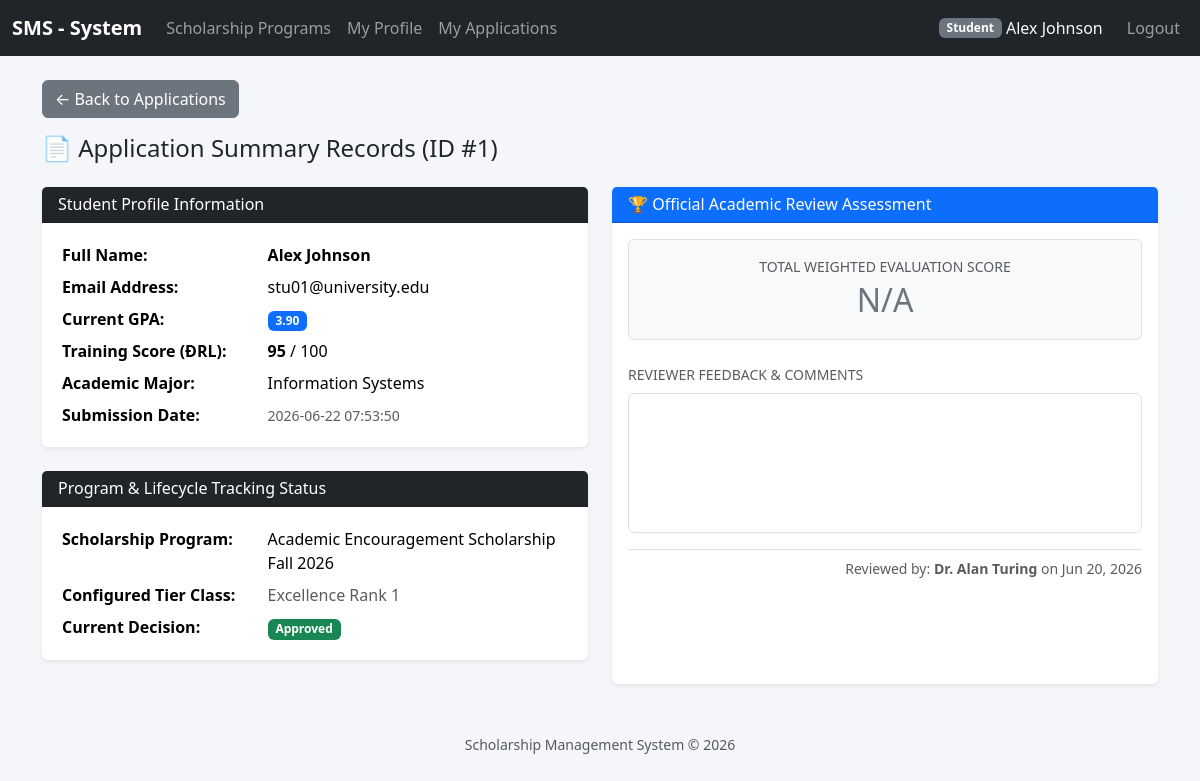
The app's page /index.php?controller=applications&action=view&id=1 (signed in) with its own data.
### tables this page shows
CREATE TABLE `applications` (
  `id` int(11) NOT NULL,
  `user_id` int(11) NOT NULL,
  `tier_id` int(11) NOT NULL,
  `profile_id` int(11) NOT NULL,
  `reviewer_id` int(11) DEFAULT NULL,
  `status` enum('pending','reviewing','approved','rejected','waitlisted') DEFAULT 'pending',
  `applied_date` timestamp NOT NULL DEFAULT current_timestamp()
);

CREATE TABLE `users` (
  `id` int(11) NOT NULL,
  `email` varchar(255) NOT NULL,
  `password_hash` varchar(255) NOT NULL,
  `full_name` varchar(150) NOT NULL,
  `role` enum('admin','student','reviewer') DEFAULT 'student',
  `created_at` timestamp NOT NULL DEFAULT current_timestamp()
);

CREATE TABLE `student_profiles` (
  `id` int(11) NOT NULL,
  `user_id` int(11) NOT NULL,
  `student_code` varchar(20) NOT NULL,
  `major` varchar(100) DEFAULT NULL,
  `current_gpa` decimal(3,2) DEFAULT NULL,
  `accumulated_credits` int(11) DEFAULT NULL,
  `training_score` int(11) DEFAULT 0,
  `updated_at` timestamp NOT NULL DEFAULT current_timestamp() ON UPDATE current_timestamp()
);

CREATE TABLE `scholarship_programs` (
  `id` int(11) NOT NULL,
  `title` varchar(255) NOT NULL,
  `scholarship_type` enum('internal_academic','corporate_sponsor','social_support') NOT NULL,
  `start_date` date DEFAULT NULL,
  `end_date` date DEFAULT NULL,
  `status` enum('active','closed','draft') DEFAULT 'draft',
  `min_gpa` decimal(3,2) DEFAULT 0.00,
  `min_training_score` int(11) DEFAULT 0
);

CREATE TABLE `scholarship_tiers` (
  `id` int(11) NOT NULL,
  `program_id` int(11) NOT NULL,
  `tier_name` varchar(100) NOT NULL,
  `reward_amount` decimal(12,2) NOT NULL,
  `quota` int(11) DEFAULT 0,
  `min_gpa` decimal(3,2) DEFAULT 0.00,
  `min_training_score` int(11) DEFAULT 0
);

CREATE TABLE `scholarship_decisions` (
  `id` int(11) NOT NULL,
  `application_id` int(11) NOT NULL,
  `final_status` enum('approved','waitlisted','rejected') NOT NULL,
  `granted_amount` decimal(12,2) DEFAULT NULL,
  `decision_date` date DEFAULT NULL
);

### controllers/ApplicationController.php (called while the page is built, shortened)
<?php
require_once __DIR__ . '/../models/ApplicationModel.php';
require_once __DIR__ . '/../helpers/auth.php';
class ApplicationController
{
    private ApplicationModel $model;
    public function __construct()
    {
        $this->model = new ApplicationModel();
    }
    public function view(): void
    {
        $id = (int)($_GET['id'] ?? 0);
        $application = $this->model->getApplicationWithDetails($id);
        $existingReview = $this->model->getReviewByApplicationId($id);
        require __DIR__ . '/../views/applications/view.php';
    }
}

### helpers/functions.php (called while the page is built, shortened)
<?php
function e(mixed $value): string
{
    return htmlspecialchars((string)($value ?? ''), ENT_QUOTES, 'UTF-8');
}
function url(string $controller, string $action = 'index', array $params = []): string
{
    $query = array_merge(['controller' => $controller, 'action' => $action], $params);
    return 'index.php?' . http_build_query($query);
}
?>

### helpers/auth.php (called while the page is built, shortened)
<?php
require_once __DIR__ . '/../config/database.php';
function current_user(): ?array
{
    return $_SESSION['user'] ?? null;
}
function is_logged_in(): bool
{
    return isset($_SESSION['user']);
}

### models/ApplicationModel.php (called while the page is built, shortened)
<?php
require_once __DIR__ . '/../config/database.php';
class ApplicationModel
{
    private PDO $pdo;
    public function __construct()
    {
        $this->pdo = Database::getConnection();
    }
    public function getApplicationWithDetails(int $id): array|false
    {
        $stmt = $this->pdo->prepare("
            SELECT
                a.id,
                a.user_id,
                a.tier_id,
                a.status,
                a.applied_date,
                u.full_name as student_name,
                u.email as student_email,
                sp.current_gpa as gpa,
                sp.major,
                sp.training_score,
                sp.accumulated_credits,
                st.tier_name,
                sch.title as program_title,
                sch.min_gpa,
                sch.min_training_score
            FROM applications a
            INNER JOIN users u ON a.user_id = u.id
            INNER JOIN student_profiles sp ON a.profile_id = sp.id
            INNER JOIN scholarship_tiers st ON a.tier_id = st.id
            INNER JOIN scholarship_programs sch ON st.program_id = sch.id
            WHERE a.id = ?
        ");
        $stmt->execute([$id]);
        return $stmt->fetch(PDO::FETCH_ASSOC);
    }
    public function getReviewByApplicationId(int $applicationId): array|false
    {
        $stmt = $this->pdo->prepare("
            SELECT
                ar.id,
                ar.application_id,
                ar.reviewer_id,
                ar.score,
                ar.comment,
                ar.created_at,
                u.full_name as reviewer_name
            FROM application_reviews ar
            INNER JOIN users u ON ar.reviewer_id = u.id
            WHERE ar.application_id = ?
            ORDER BY ar.created_at DESC
            LIMIT 1
        ");
        $stmt->execute([$applicationId]);
        $review = $stmt->fetch(PDO::FETCH_ASSOC);
        $stmtApp = $this->pdo->prepare("
            SELECT
                a.status,
                a.reviewer_id,
                a.applied_date,
                u.full_name as reviewer_name,
                sd.decision_date
            FROM applications a
            LEFT JOIN users u ON a.reviewer_id = u.id
            LEFT JOIN scholarship_decisions sd ON a.id = sd.application_id
            WHERE a.id = ?
        ");
        $stmtApp->execute([$applicationId]);
        $appData = $stmtApp->fetch(PDO::FETCH_ASSOC);
        if ($appData && in_array($appData['status'], ['approved', 'rejected'], true)) {
            return [
                'id'             => 0,
                'application_id' => $applicationId,
                'reviewer_id'    => $appData['reviewer_id'] ?? 0,
                'score'          => 0,
                'comment'        => '',
                'reviewer_name'  => $appData['reviewer_name'] ?? '',
                'created_at'     => $appData['decision_date'] ?? $appData['applied_date'] ?? date('Y-m-d H:i:s')
            ];
        }
        return false;
    }
    private function ensureReviewsTableExists(): void
    {
        $this->pdo->exec("
            CREATE TABLE IF NOT EXISTS application_reviews (
                id INT AUTO_INCREMENT PRIMARY KEY,
                application_id INT NOT NULL,
                reviewer_id INT NOT NULL,
                score DECIMAL(5,2) NOT NULL,
                comment TEXT NOT NULL,
                created_at TIMESTAMP DEFAULT CURRENT_TIMESTAMP,
                UNIQUE KEY unique_app_review (application_id),
                FOREIGN KEY (application_id) REFERENCES applications(id) ON DELETE CASCADE,
                FOREIGN KEY (reviewer_id) REFERENCES users(id) ON DELETE CASCADE
            )
        ");
    }
}

### config/database.php (called while the page is built)
<?php
class Database
{
    private static ?PDO $instance = null;
    public static function getConnection(): PDO
    {
        if (self::$instance === null) {
            $host    = 'localhost';
            $dbname  = 'scholarship_system';
            $user    = 'root';
            $pass    = '';
            $charset = 'utf8mb4';
            $dsn = "mysql:host={$host};dbname={$dbname};charset={$charset}";
            $options = [
                PDO::ATTR_ERRMODE            => PDO::ERRMODE_EXCEPTION,
                PDO::ATTR_DEFAULT_FETCH_MODE => PDO::FETCH_ASSOC,
                PDO::ATTR_EMULATE_PREPARES   => false,
            ];
            try {
                self::$instance = new PDO($dsn, $user, $pass, $options);
            } catch (PDOException $e) {
                die('Kết nối CSDL thất bại: ' . $e->getMessage());
            }
        }
        return self::$instance;
    }
}

### views/applications/view.php (the view, shortened to what this page needs)
<?php
require_once __DIR__ . '/../partials/header.php';
?>
<div class="mb-3">
    <a href="<?= e(url('applications', 'index')) ?>" class="btn btn-secondary">← Back to Applications</a>
</div>
<h4 class="mb-4">📄 Application Summary Records (ID #<?= e($application['id']) ?>)</h4>
<div class="row">
    <div class="col-md-6">
        <div class="card mb-4 shadow-sm border-0">
            <div class="card-header bg-dark text-white">
                <h6 class="mb-0">Student Profile Information</h6>
            </div>
            <div class="card-body">
                <table class="table table-sm table-borderless mb-0">
                    <tr><th style="width: 40%;">Full Name:</th><td><strong><?= e($application['student_name']) ?></strong></td></tr>
                    <tr><th>Email Address:</th><td><?= e($application['student_email']) ?></td></tr>
                    <tr><th>Current GPA:</th><td><span class="badge bg-primary"><?= e($application['gpa'] ?? 'N/A') ?></span></td></tr>
                    <tr><th>Training Score (ĐRL):</th><td><strong><?= e($application['training_score'] ?? '0') ?></strong> / 100</td></tr>
                    <tr><th>Academic Major:</th><td><?= e($application['major'] ?? 'N/A') ?></td></tr>
                    <tr><th>Submission Date:</th><td><small class="text-muted"><?= e($application['applied_date']) ?></small></td></tr>
                </table>
            </div>
        </div>
        <div class="card mb-4 shadow-sm border-0">
            <div class="card-header bg-dark text-white">
                <h6 class="mb-0">Program & Lifecycle Tracking Status</h6>
            </div>
            <div class="card-body">
                <table class="table table-sm table-borderless mb-0">
                    <tr><th style="width: 40%;">Scholarship Program:</th><td><?= e($application['program_title']) ?></td></tr>
                    <tr><th>Configured Tier Class:</th><td><span class="text-muted"><?= e($application['tier_name']) ?></span></td></tr>
                    <tr><th>Current Decision:</th><td>
                        <?php
                        $badge = 'bg-warning text-dark';
                        if ($application['status'] === 'approved') $badge = 'bg-success';
                        ?>
                        <span class="badge <?= $badge ?>"><?= e(ucfirst($application['status'])) ?></span>
                    </td></tr>
                </table>
            </div>
        </div>
    </div>
    <div class="col-md-6">
        <div class="card shadow-sm border-0 h-100">
            <div class="card-header bg-primary text-white">
                <h6 class="mb-0">🏆 Official Academic Review Assessment</h6>
            </div>
            <div class="card-body">
                <?php if ($existingReview): ?>
                    <div class="mb-4 text-center p-3 bg-light rounded border">
                        <span class="text-muted d-block small text-uppercase font-weight-bold">Total Weighted Evaluation Score</span>
                        <?php if (isset($existingReview['id']) && $existingReview['id'] === 0): ?>
                            <h2 class="text-secondary font-weight-bold my-1">N/A</h2>
                        <?php else: ?>
                            <h2 class="text-success font-weight-bold my-1"><?= number_format($existingReview['score'], 2) ?> <span class="fs-5 text-muted">/ 100</span></h2>
                        <?php endif; ?>
                    </div>
                    <div class="mb-3">
                        <label class="form-label text-muted small text-uppercase font-weight-bold d-block">Reviewer Feedback & Comments</label>
                        <div class="p-3 bg-white border rounded text-secondary" style="white-space: pre-wrap; min-height: 140px; font-size: 0.95rem;"><?= e($existingReview['comment']) ?></div>
                    </div>
                    <div class="text-end text-muted small border-top pt-2">
                        Reviewed by: <strong><?= e($existingReview['reviewer_name']) ?></strong> on <?= date('M d, Y', strtotime($existingReview['created_at'])) ?>
                    </div>
                <?php endif; ?>
            </div>
        </div>
    </div>
</div>
<?php require_once __DIR__ . '/../partials/footer.php'; ?>

### views/partials/header.php (shortened to what this page needs)
<!DOCTYPE html>
<html lang="en">
<head>
    <link href="https://cdn.jsdelivr.net/npm/bootstrap@5.3.3/dist/css/bootstrap.min.css" rel="stylesheet">
</head>
<body>
<nav class="navbar navbar-expand-lg navbar-dark bg-dark mb-4">
    <div class="container-fluid">
        <a class="navbar-brand" href="<?= e(url('scholarship_programs', 'index')) ?>">SMS - System</a>
        <div class="collapse navbar-collapse" id="navMain">
            <ul class="navbar-nav me-auto">
                <li class="nav-item"><a class="nav-link" href="<?= e(url('scholarship_programs', 'index')) ?>">Scholarship Programs</a></li>
                <?php if (isset(current_user()['role'])): ?>
                    <?php if (in_array(current_user()['role'], ['admin', 'reviewer', 'staff'], true)): ?>
                        <?php if (current_user()['role'] === 'admin'): ?>
                            <li class="nav-item"><a class="nav-link" href="<?= e(url('users', 'index')) ?>">Users</a></li>
                        <?php endif; ?>
                        <li class="nav-item"><a class="nav-link" href="<?= e(url('applications', 'index')) ?>">Applications</a></li>
                        <?php else: ?>
                        <li class="nav-item"><a class="nav-link" href="<?= e(url('student_profiles', 'edit', ['id' => current_user()['id']])) ?>">My Profile</a></li>
                        <li class="nav-item"><a class="nav-link" href="<?= e(url('applications', 'index')) ?>">My Applications</a></li>
                    <?php endif; ?>
                <?php endif; ?>
            </ul>
            <ul class="navbar-nav">
                <?php if (is_logged_in()): $u = current_user(); ?>
                    <li class="nav-item d-flex align-items-center text-light me-3">
                        <span class="badge bg-secondary"><?= e(ucfirst($u['role'])) ?></span>&nbsp;<?= e($u['full_name']) ?>
                    </li>
                    <li class="nav-item">
                        <a class="nav-link" href="<?= e(url('auth', 'logout')) ?>">Logout</a>
                    </li>
                <?php else: ?>
                    <li class="nav-item">
                        <a class="nav-link" href="<?= e(url('auth', 'login')) ?>">Login</a>
                    </li>
                <?php endif; ?>
            </ul>
        </div>
    </div>
</nav>
<div class="container">

### views/partials/header.php (style rules this page uses)
body { background-color: #f4f6f9; }
.navbar-brand { font-weight: 700; }

### records on screen
applications: user.full_name "Alex Johnson", id "1", user.email "stu01@university.edu", profile.current_gpa "3.90", profile.training_score "95", profile.major "Information Systems", applied_date "2026-06-22 07:53:50", scholarship_programs.title "Academic Encouragement Scholarship Fall 2026", tier.tier_name "Excellence Rank 1", status "Approved", reviewer.full_name "Dr. Alan Turing", scholarship_decisions.decision_date "Jun 20, 2026"

### other values on screen
$u['role'] "Student"
